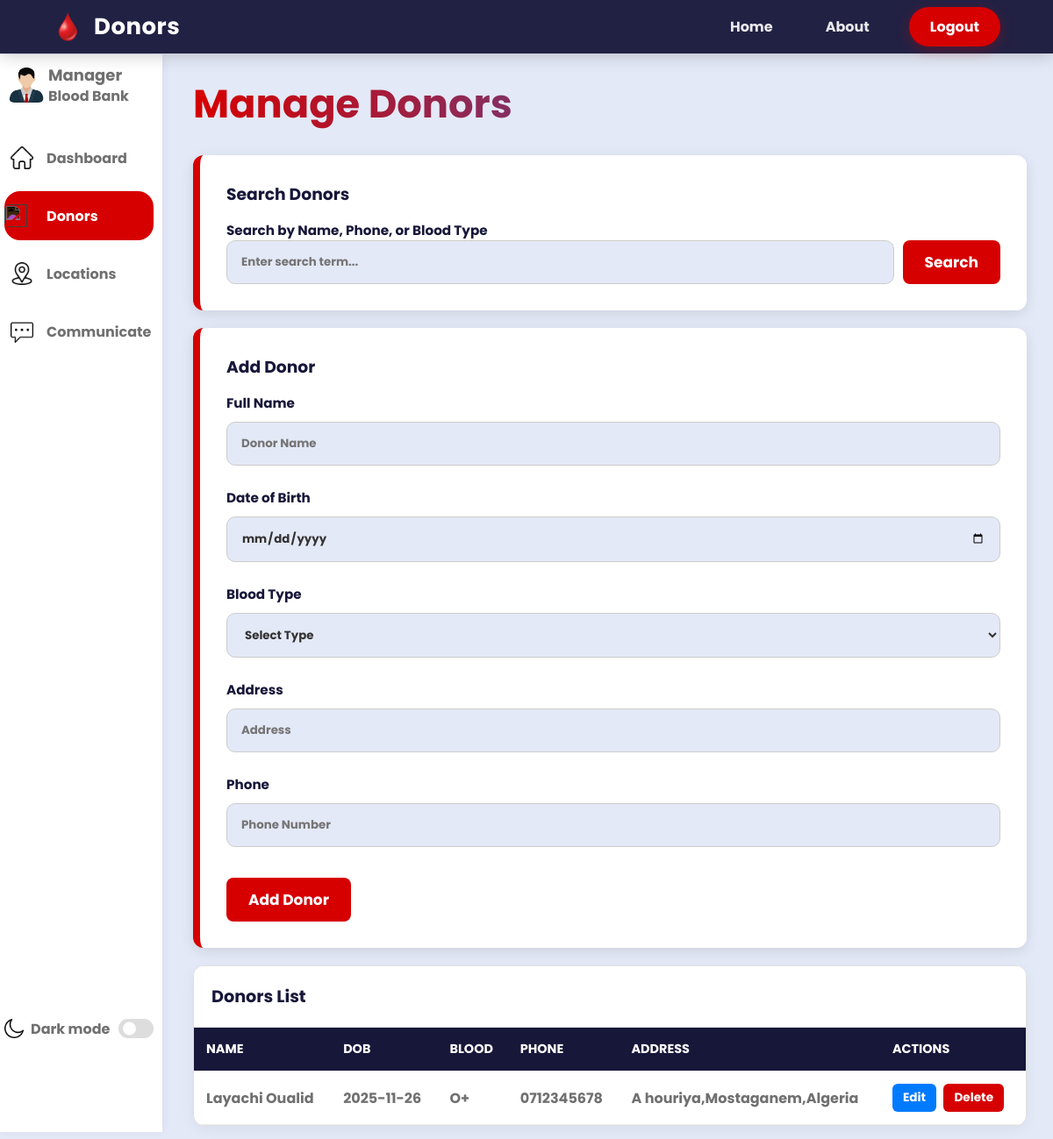
/donors.php (signed in), run on the app's committed database.
### tables this page shows
CREATE TABLE IF NOT EXISTS `donors` (
  `id_donors` int NOT NULL AUTO_INCREMENT,
  `full_name` varchar(100) NOT NULL,
  `date_of_birth` date NOT NULL,
  `blood_type` enum('A','B','AB','O') NOT NULL,
  `rhesus_factor` enum('+','-') NOT NULL,
  `address` varchar(255) DEFAULT NULL,
  `phone` varchar(20) DEFAULT NULL,
  `donation_type` enum('blood','platelet') NOT NULL,
  `created_at` datetime DEFAULT CURRENT_TIMESTAMP,
  PRIMARY KEY (`id_donors`)
);

### donors.php (the view, shortened to what this page needs)
<?php
require_once 'db_connection.php';
$search = isset($_GET['search']) ? $_GET['search'] : '';
if ($search) {
    $search_param = "%$search%";
    $stmt = $conn->prepare("SELECT * FROM donors WHERE full_name LIKE ? OR phone LIKE ? OR CONCAT(blood_type, rhesus_factor) LIKE ? ORDER BY created_at DESC");
    $stmt->bind_param("sss", $search_param, $search_param, $search_param);
    $stmt->execute();
    $donors = $stmt->get_result();
} else {
    $donors = $conn->query("SELECT * FROM donors ORDER BY created_at DESC");
}
?>
<!DOCTYPE html>
<html lang="en">
<head>
    <link rel="stylesheet" href="css/dashboard_agent.css">
    <link rel="stylesheet" href="css/navbar.css">
    <link rel="stylesheet" href="css/agent_pages.css">
</head>
<body>
    <div class="navbar">
        <div class="nav-container">
            <div class="logo">
                <img src="Image/drop-of-blood-emoji.png">
                <span>Donors</span>
            </div>
            <div class="menu">
                <a href="index.html" class="nav-btn">Home</a>
                <a href="about.html" class="nav-btn">About</a>
                <a href="logout.php" class="nav-login">Logout</a>
            </div>
        </div>
    </div>
    <div class="dashboard-container">
        <nav class="sidebar">
            <header>
                <div class="image-text">
                    <span class="image"><img src="Image/user2.png"></span>
                    <div class="text logo-text">
                        <span class="name">Manager</span>
                        <span class="profession">Blood Bank</span>
                    </div>
                </div>
            </header>
            <div class="menu-bar">
                <ul class="menu-links">
                    <li class="nav-link">
                        <a href="dashboard_manager.php">
                            <img src="Image/home.png" class="icon">
                            <span class="text nav-text">Dashboard</span>
                        </a>
                    </li>
                    <li class="nav-link">
                        <a href="donors.php" class="active">
                            <img src="Image/donations.png" class="icon">
                            <span class="text nav-text">Donors</span>
                        </a>
                    </li>
                    <li class="nav-link">
                        <a href="locations.php">
                            <img src="Image/location.png" class="icon">
                            <span class="text nav-text">Locations</span>
                        </a>
                    </li>
                    <li class="nav-link">
                        <a href="communication.php">
                            <img src="Image/message.png" class="icon">
                            <span class="text nav-text">Communicate</span>
                        </a>
                    </li>
                </ul>
                <div class="bottom-content">
                    <li class="mode">
                        <div class="sun-moon">
                            <img src="Image/dark.png" class="icon moon" alt="Dark Mode Icon">
                        </div>
                        <span class="mode-text text">Dark mode</span>
                        <div class="toggle-switch">
                            <span class="switch"></span>
                        </div>
                    </li>
                </div>
            </div>
        </nav>
        <div class="content">
            <h1>Manage Donors</h1>
            <div class="form-card" style="margin-bottom: 20px;">
                <h3>Search Donors</h3>
                <form method="GET" action="donors.php">
                    <label>Search by Name, Phone, or Blood Type</label>
                    <div style="display: flex; gap: 10px; align-items: flex-end;">
                        <div style="flex: 1;">
                            <input type="text" name="search" placeholder="Enter search term..." value="<?php echo htmlspecialchars($search); ?>" style="width: 100%; margin: 0;">
                        </div>
                        <button class="submit-btn" type="submit" style="margin: 0; white-space: nowrap;">Search</button>
                    </div>
                </form>
            </div>
            <div class="form-card">
                <h3>Add Donor</h3>
                <form method="POST" action="donors.php">
                    <label>Full Name</label>
                    <input type="text" name="full_name" placeholder="Donor Name" required>
                    <label>Date of Birth</label>
                    <input type="date" name="dob" required>
                    <label>Blood Type</label>
                    <select name="blood_type" required>
                        <option value="" disabled selected>Select Type</option>
                    </select>
                    <label>Address</label>
                    <input type="text" name="address" placeholder="Address" required>
                    <label>Phone</label>
                    <input type="text" name="phone" placeholder="Phone Number" required>
                    <button class="submit-btn">Add Donor</button>
                </form>
            </div>
            <div class="table-card">
                <h3>Donors List <?php if ($search) echo "- Search Results"; ?></h3>
                <table>
                    <thead>
                        <tr>
                            <th>Name</th>
                            <th>DOB</th>
                            <th>Blood</th>
                            <th>Phone</th>
                            <th>Address</th>
                            <th>Actions</th>
                        </tr>
                    </thead>
                    <tbody>
                        <?php while($row = $donors->fetch_assoc()): ?>
                        <tr>
                            <td><?php echo htmlspecialchars($row['full_name']); ?></td>
                            <td><?php echo htmlspecialchars($row['date_of_birth']); ?></td>
                            <td><?php echo htmlspecialchars($row['blood_type'] . $row['rhesus_factor']); ?></td>
                            <td><?php echo htmlspecialchars($row['phone']); ?></td>
                            <td><?php echo htmlspecialchars($row['address']); ?></td>
                            <td>
                                <button class="btn-action" style="background:#007bff; margin-right:5px;" onclick="editDonor(<?php echo $row['id_donors']; ?>, '<?php echo htmlspecialchars($row['full_name'], ENT_QUOTES); ?>', '<?php echo $row['date_of_birth']; ?>', '<?php echo $row['blood_type'] . $row['rhesus_factor']; ?>', '<?php echo htmlspecialchars($row['address'], ENT_QUOTES); ?>', '<?php echo htmlspecialchars($row['phone'], ENT_QUOTES); ?>')">Edit</button>
                                <form method="POST" style="display:inline;" onsubmit="return confirm('Delete this donor?');">
                                    <button class="btn-action btn-delete">Delete</button>
                                </form>
                            </td>
                        </tr>
                        <?php endwhile; ?>
                    </tbody>
                </table>
            </div>
        </div>
    </div>
</body>
</html>

### css/dashboard_agent.css (style rules this page uses)
* { margin: 0; padding: 0; box-sizing: border-box; font-family: 'Poppins', sans-serif; }
:root { --body-color: #E4E9F7; --sidebar-color: #FFF; --primary-color: #695CFE; --toggle-color: #DDD; --text-color: #707070; --dark-accent-color: #17173A; --blood-red: #d60000; --success-color: #00A65A; --warning-color: #FF7043; --manager-color: #007bff; --tran-03: all 0.3s ease; --tran-04: all 0.3s ease; --tran-05: all 0.3s ease; }
body { min-height: 100vh; background-color: var(--body-color); transition: var(--tran-05); }
.sidebar { position: fixed; top: 62px; left: 0; height: calc(100% - 70px); width: 185px; padding: 10px 10px 10px 5px; background: var(--sidebar-color); transition: var(--tran-05); z-index: 40; box-shadow: 2px 0 10px rgba(0, 0, 0, 0.05); }
.sidebar header { position: relative; margin-bottom: 20px; }
.sidebar header .image-text { display: flex; align-items: center; }
header .image-text .name { margin-top: 2px; font-size: 18px; font-weight: 600; color: var(--text-color); }
header .image-text .profession { font-size: 16px; margin-top: -2px; display: block; color: var(--text-color); }
.sidebar header .image { display: flex; align-items: center; justify-content: center; min-width: 50px; }
.sidebar header .image img { width: 40px; border-radius: 6px; }
.sidebar li { height: 56px; list-style: none; display: flex; align-items: center; margin-top: 10px; }
.sidebar li a { list-style: none; height: 100%; background-color: transparent; display: flex; align-items: center; width: 100%; border-radius: 18px; text-decoration: none; transition: var(--tran-03); }
.sidebar li a:hover, .sidebar li a.active { background-color: var(--primary-color); color: var(--sidebar-color); }
.sidebar .icon { min-width: 40px; border-radius: 6px; height: 100%; display: flex; align-items: center; justify-content: center; width: 26px; height: 26px; object-fit: scale-down; transition: var(--tran-03); margin: 0 8px 0 0; filter: brightness(0); }
.sidebar li a:hover .icon, .sidebar li a.active .icon { filter: invert(1); }
.sidebar li a.active .text { color: var(--sidebar-color); }
.sidebar .text { font-size: 16px; font-weight: 300; white-space: nowrap; color: var(--text-color); transition: var(--tran-03); opacity: 1; }
.sidebar .menu-bar { height: calc(100% - 150px); display: flex; flex-direction: column; justify-content: space-between; overflow-y: auto; }
.sidebar .menu-bar .mode { border-radius: 6px; position: relative; transition: var(--tran-05); margin-top: 30px; }
.menu-bar .mode .sun-moon { height: 50px; width: 30px; display: flex; align-items: center; justify-content: center; }
.mode .sun-moon img { position: absolute; width: 70px; height: 22px; object-fit: contain; }
.sidebar .bottom-content .toggle-switch { position: absolute; right: 0; top: 0; height: 100%; min-width: 40px; display: flex; align-items: center; justify-content: center; border-radius: 6px; cursor: pointer; }
.toggle-switch .switch { position: relative; height: 22px; width: 40px; border-radius: 25px; background-color: var(--toggle-color); transition: var(--tran-05); }
.switch::before { content: ''; position: absolute; height: 15px; width: 15px; border-radius: 50%; top: 50%; left: 5px; transform: translateY(-50%); background-color: var(--sidebar-color); transition: var(--tran-04); }
.dashboard-container { padding-top: 70px; display: block; }
.content { margin-left: 190px; padding: 15px 30px; width: calc(100% - 190px); transition: var(--tran-05); }
.content h1 { font-size: 2.8rem; margin-bottom: 25px; font-weight: 800; background: linear-gradient(90deg, var(--blood-red), var(--manager-color)); background-clip: text; -webkit-text-fill-color: transparent; }

### data on the page
donors: full_name "Layachi Oualid", date_of_birth "2025-11-26", blood_type+rhesus_factor "O+", phone "0712345678", address "A houriya,Mostaganem,Algeria"
